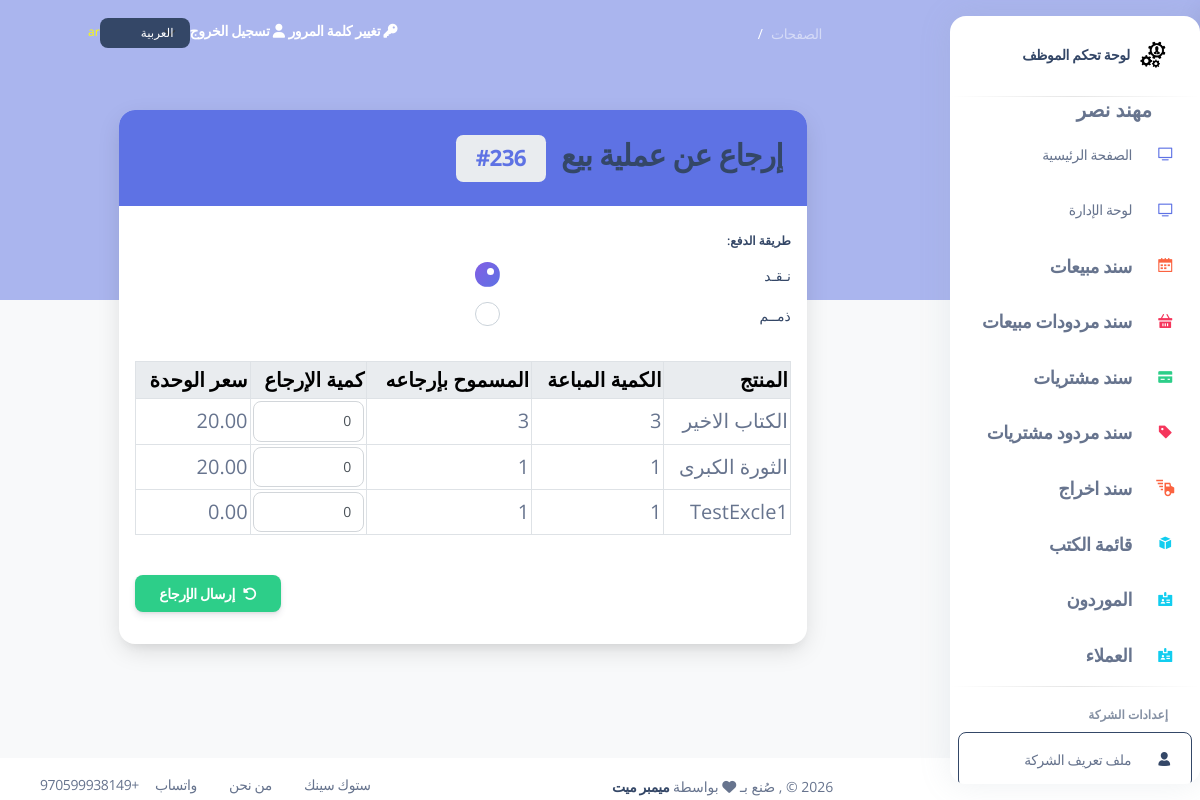
The page /sales/236/return/ (signed in) on the database its author committed.
### my_app/models.py (models this page shows, shortened)
class Employee(models.Model):
    first_name = models.CharField(max_length=255)
    last_name = models.CharField(max_length=255)
    email = models.EmailField(max_length=255)
    DOB = models.DateField()
    password = models.CharField(max_length=255)
    confirm_password = models.CharField(max_length=255)
    is_active = models.BooleanField(default=False)
    created_at = models.DateTimeField(auto_now_add=True)
    updated_at = models.DateTimeField(auto_now=True)
    objects = EmployeeManager()

class Sale_order(models.Model):
    employee = models.ForeignKey(Employee , related_name="sale_orders", on_delete=models.CASCADE) # RESTRICT  deleted >>  dont delete the item or ( default="Default", on_delete=models.SET_DEFAULT)
    customer = models.ForeignKey('Customer', related_name='sales', on_delete=models.CASCADE, null=True, blank=True)
    currency = models.ForeignKey('Currency', on_delete=models.SET_NULL, null=True, blank=True, related_name='sales')
    total_amount = models.DecimalField(max_digits=10, decimal_places=2, default=0.00) #means the total amount of the order
    exchange_rate_to_base = models.DecimalField(max_digits=10, decimal_places=6, default=1.0)  # Exchange rate to base currency
    total_amount_base = models.DecimalField(max_digits=10, decimal_places=2, default=0.00)  # Total amount in base currency
    invoice_pay_method = models.CharField(max_length=10, choices=pay_choices, default='cash')  # Added field
    grand_total = models.DecimalField(max_digits=10, decimal_places=2, default=0.00)
    created_at = models.DateTimeField(auto_now_add=True)
    updated_at = models.DateTimeField(auto_now=True)
    objects = Sale_orderManager()

class Sale_item(models.Model):
    sale_order = models.ForeignKey(Sale_order, related_name="sale_items", on_delete=models.CASCADE)
    product = models.ForeignKey(Product, related_name="sale_items", on_delete=models.CASCADE)
    quantity = models.IntegerField()
    unit_price = models.DecimalField(max_digits=10, decimal_places=2, default=0.00) # equal sale_price in Product table
    total_price = models.DecimalField(max_digits=10, decimal_places=2, default=0.00) # equal sale_price * quantity
    currency = models.ForeignKey('Currency', on_delete=models.SET_NULL, null=True, blank=True, related_name='sale_items')
    exchange_rate_to_base = models.DecimalField(max_digits=10, decimal_places=6, default=1.0)  # Exchange rate to base currency
    total_price_base = models.DecimalField(max_digits=10, decimal_places=2, default=0.00)  # Total price in base currency
    created_at = models.DateTimeField(auto_now_add=True)
    updated_at = models.DateTimeField(auto_now=True)

class Product(models.Model):
    product_name = models.CharField(max_length=255)
    quantity = models.IntegerField(default=0)
    purchasing_price = models.DecimalField(max_digits=6, decimal_places=2)
    sale_price = models.DecimalField(max_digits=6, decimal_places=2, null=True, blank=True)
    category = models.CharField(max_length=100, blank=True, null=True)
    expiry_date = models.DateField(blank=True, null=True)
    isbn = models.CharField(max_length=32, unique=True , null=True, blank=True)
    production_date = models.DateField(blank=True, null=True)
    author = models.CharField(max_length=255, blank=True, null=True)
    publisher = models.CharField(max_length=255, blank=True, null=True)#publisher
    supplier = models.CharField(max_length=255, blank=True, null=True)
    employee = models.ForeignKey(Employee, related_name="products", on_delete=models.CASCADE, null=True, blank=True)
    created_at = models.DateTimeField(auto_now_add=True)
    updated_at = models.DateTimeField(auto_now=True)
    objects = ProductManager()

### my_app/views.py (the view, shortened to what this page needs)
# urls.py: path('sales/<int:sale_order_id>/return/', views.sale_return_create_view, name='sale_return_create'),#sale return
def sale_return_create_view(request, sale_order_id):
    if 'employee_id' not in request.session:
        messages.error(request, _('Please sign in to create a return.'))
        return redirect('/')
    try:
        sale_order = models.Sale_order.objects.get(id=sale_order_id)
    except models.Sale_order.DoesNotExist:
        messages.error(request, _('Sale order not found.'))
        return redirect('/sales')
    items = []
    for si in sale_order.sale_items.all():
        returned_qty = models.SaleReturnItem.objects.filter(original_item=si).aggregate(total=Sum('quantity'))['total'] or 0
        allowed = max(0, si.quantity - int(returned_qty))
        items.append({
            'sale_item': si,
            'product': si.product,
            'sold_quantity': si.quantity,
            'unit_price': si.unit_price,
            'allowed_return_quantity': allowed,
        })
    context = {
        'sale_order': sale_order,
        'items': items,
        'employee': models.get_employee_by_id(request.session['employee_id']) if 'employee_id' in request.session else None,
    }
    return render(request, 'sales/sale_return_form.html', context)

### my_app/models.py (called while the page is built)
def get_employee_by_id(id):
    return Employee.objects.get(id=id)

### my_app/templates/sales/sale_return_form.html (shortened to what this page needs)
{% extends 'layouts/base.html' %}
{% load i18n %}
{% block content %}
<div class="container py-4">
  <div class="row justify-content-center">
    <div class="col-lg-10">
      <div class="card shadow-lg border-0">
        <div class="card-header bg-primary text-white d-flex align-items-center justify-content-between">
          <h3 class="mb-0">{% trans "Return for Sale" %} <span class="badge bg-light text-primary ms-2">#{{ sale_order.id }}</span></h3>
        </div>
        <div class="card-body">
          <form method="post" class="needs-validation" novalidate>
            <div class="row mb-4">
              <div class="col-md-6">
                <label class="form-label fw-bold">{% trans "Payment Method" %}</label>
                <div class="form-check">
                  <input class="form-check-input" type="radio" id="cash" name="invoice_pay_method" value="cash" checked>
                  <label class="form-check-label" for="cash">{% trans "Cash" %}</label>
                </div>
                <div class="form-check">
                  <input class="form-check-input" type="radio" id="debts" name="invoice_pay_method" value="debts">
                  <label class="form-check-label" for="debts">{% trans "Debts" %}</label>
                </div>
              </div>
            </div>
            <div class="table-responsive mb-4">
              <table class="table table-bordered table-hover align-middle">
                <thead class="table-light">
                  <tr>
                    <th scope="col">{% trans "Product" %}</th>
                    <th scope="col">{% trans "Sold Quantity" %}</th>
                    <th scope="col">{% trans "Allowed to Return" %}</th>
                    <th scope="col">{% trans "Return Quantity" %}</th>
                    <th scope="col">{% trans "Unit Price" %}</th>
                  </tr>
                </thead>
                <tbody>
                  {% for row in items %}
                  <tr>
                    <td>{{ row.product.product_name }}</td>
                    <td>{{ row.sold_quantity }}</td>
                    <td>{{ row.allowed_return_quantity }}</td>
                    <td>
                      <input type="number" name="return_qty_{{ row.sale_item.id }}" min="0" max="{{ row.allowed_return_quantity }}" value="0" class="form-control" />
                    </td>
                    <td>{{ row.unit_price }}</td>
                  </tr>
                  {% endfor %}
                </tbody>
              </table>
            </div>
            <div class="d-flex justify-content-end">
              <button type="submit" class="btn btn-success px-4 py-2 fw-bold">
                <i class="fas fa-undo-alt me-2"></i>{% trans "Submit Return" %}
              </button>
            </div>
          </form>
        </div>
      </div>
    </div>
  </div>
</div>
{% endblock %}

### my_app/templates/includes/aside.html (shortened to what this page needs)
{% load static %}
{% load i18n %}
<aside class="sidenav bg-white navbar navbar-vertical navbar-expand-xs border-0 border-radius-xl my-3 {% if LANGUAGE_CODE == 'ar' %}fixed-end me-4{% else %}fixed-start ms-4{% endif %}" id="sidenav-main">
    <div class="sidenav-header">
        <a class="navbar-brand m-0" target="_blank">
        <img src="{% static 'img/logo.PNG' %}" class="navbar-brand-img h-100" alt="main_logo">
    <span class="ms-1 font-weight-bold">{% trans "Employee Dashboard" %}</span>
        </a>
        <hr class="horizontal dark mt-0">
    </div>
            <span class="nav-link-text ms-5">
                <b class="message_success" >{{employee.first_name}} {{employee.last_name}}</b>
            </span>
                <div id="sidenav-scrollbar">
        <ul class="navbar-nav" style="padding-right: 0">
        <li class="nav-item {% if request.path == '/index'   %} bg-gradient-success {% endif %}">
            <a class="nav-link " href="/index">
            <div class="icon icon-shape icon-sm border-radius-md text-center me-2 d-flex align-items-center justify-content-center">
                <i class="ni ni-tv-2 text-primary text-sm opacity-10"></i>
            </div>
            <span class="nav-link-text ms-1">{% trans "Main Page" %}</span>
            </a>
        </li>
        <li class="nav-item {% if request.path == '/index_dashboard'   %} bg-gradient-success {% endif %}">
            <a class="nav-link " href="/index_dashboard">
            <div class="icon icon-shape icon-sm border-radius-md text-center me-2 d-flex align-items-center justify-content-center">
                <i class="ni ni-tv-2 text-primary text-sm opacity-10"></i>
            </div>
            <span class="nav-link-text ms-1">{% trans "Dashboard Manage" %}</span>
            </a>
        </li>
        <li class="nav-item {% if request.path == '/sales' or 'view_sale_order' in request.path %} bg-gradient-success {% endif %}">
            <a class="nav-link " href="/sales">
            <div class="icon icon-shape icon-sm border-radius-md text-center me-2 d-flex align-items-center justify-content-center">
                <i class="ni ni-calendar-grid-58 text-warning text-sm opacity-10"></i>
            </div>
            <span class="nav-link-text ms-1" style="font-size:18px !important;"> <strong>{% trans "Sales Orders" %}</strong></span>
            </a>
        </li>
                <li class="nav-item {% if request.path == '/return_sales' or 'view_return_sale' in request.path  %} bg-gradient-success {% endif %}">
            <a class="nav-link " href="/return_sales">
            <div class="icon icon-shape icon-sm border-radius-md text-center me-2 d-flex align-items-center justify-content-center">
                <i class="ni ni-basket text-danger text-sm opacity-10"></i>
            </div>
            <span class="nav-link-text ms-1" style="font-size:18px !important;"><strong>{% trans "Return Sales" %}</strong></span>
            </a>
        </li>
        <li class="nav-item {% if request.path == '/purchases' or 'view_purchase_invoice' in request.path  %} bg-gradient-success {% endif %}">
            <a class="nav-link " href="/purchases">
            <div class="icon icon-shape icon-sm border-radius-md text-center me-2 d-flex align-items-center justify-content-center">
                <i class="ni ni-credit-card text-success text-sm opacity-10"></i>
            </div>
            <span class="nav-link-text ms-1" style="font-size:18px !important;"><strong>{% trans "Purchase Invoices" %}</strong></span>
            </a>
        </li>
        <li class="nav-item {% if request.path == '/return_purchases' or 'view_return_invoice' in request.path  %} bg-gradient-success {% endif %}">
            <a class="nav-link " href="/return_purchases">
            <div class="icon icon-shape icon-sm border-radius-md text-center me-2 d-flex align-items-center justify-content-center">
                <i class="ni ni-tag text-danger text-sm opacity-10"></i>
            </div>
            <span class="nav-link-text ms-1" style="font-size:18px !important;"><strong>{% trans "Return Purchases" %}</strong></span>
            </a>
        </li>
        <li class="nav-item {% if request.path == '/stock_out_voucher' or 'view_stock_out' in request.path %} bg-gradient-success {% endif %}">
            <a class="nav-link" href="/stock_out_voucher">
            <div class="icon icon-shape icon-sm border-radius-md text-center me-2 d-flex align-items-center justify-content-center">
                <i class="ni ni-delivery-fast text-warning text-lg opacity-10"></i>
            </div>
            <span class="nav-link-text ms-1" style="font-size:18px !important;"><strong>{% trans "Stock Out Voucher" %}</strong></span>
            </a>
        </li>
        <li class="nav-item {% if request.path == '/products/' or 'products' in request.path %} bg-gradient-success {% endif %}">
            <a class="nav-link " href="/products">
            <div class="icon icon-shape icon-sm border-radius-md text-center me-2 d-flex align-items-center justify-content-center">
                <i class="ni ni-app text-info text-sm opacity-10"></i>
            </div>
            <span class="nav-link-text ms-1" style="font-size:18px !important;"> <strong>{% trans "Product List" %}</strong></span>
            </a>
        </li>
        <li class="nav-item {% if request.path == '/suppliers' %} bg-gradient-success {% endif %}">
            <a class="nav-link " href="/suppliers">
            <div class="icon icon-shape icon-sm border-radius-md text-center me-2 d-flex align-items-center justify-content-center">
                <i class="ni ni-badge text-info text-sm opacity-10"></i>
            </div>
            <span class="nav-link-text ms-1" style="font-size:18px !important;"> <strong>{% trans "Suppliers" %}</strong></span>
            </a>
        </li>
        <li class="nav-item {% if request.path == '/customers' %} bg-gradient-success {% endif %}">
            <a class="nav-link " href="/customers">
            <div class="icon icon-shape icon-sm border-radius-md text-center me-2 d-flex align-items-center justify-content-center">
                <i class="ni ni-badge text-info text-sm opacity-10"></i>
            </div>
            <span class="nav-link-text ms-1" style="font-size:18px !important;"> <strong>{% trans "Customers" %}</strong></span>
            </a>
        </li>
        <hr class="horizontal dark my-1">
         <li class="nav-item mt-3">
            <h6 class="ps-4 ms-2 text-uppercase text-xs font-weight-bolder opacity-6">{% trans "Company Settings" %}</h6>
        </li>
        <li class="nav-item">
            <a class="nav-link btn btn-outline-dark {% if request.path == '/company_profile'   %} active me-2 {% endif %} " href="/company_profile">
            <div class="icon icon-shape icon-sm border-radius-md text-center me-2 d-flex align-items-center justify-content-center">
                <i class="ni ni-single-02 text-dark text-sm opacity-10"></i>
            </div>
            <span class="nav-link-text ms-1">{% trans "Company Profile" %}</span>
            </a>
        </li>
            </ul>
            </div>
</aside>

### static/css/nucleo-svg.css (style rules this page uses)
.icon { display: inline-block; color: #111111; height: 1em; width: 1em; }
.icon-sm { height: 0.8em; width: 0.8em; }
.icon { fill: currentColor; stroke: none; }

### my_app/templates/layouts/base.html (style rules this page uses)
.sidenav { left: auto !important; right: 0; }
.navbar-vertical .navbar-nav .nav-link .icon { padding-right: 0; margin-left: 0.0rem; margin-right: 0; }
.ms-1 { margin-right: 0.25rem !important; margin-left: 0 !important; }
.ms-2 { margin-right: 0.5rem !important; margin-left: 0 !important; }
.ms-5 { margin-right: 3rem !important; margin-left: 0 !important; }
.me-2 { margin-left: 0.5rem !important; margin-right: 0 !important; }
.me-4 { margin-left: 1.5rem !important; margin-right: 0 !important; }
.ps-4 { padding-right: 1.5rem !important; padding-left: 0 !important; }
body { text-align: right; direction: rtl; }

### rows shown on the page
Employee: first_name "مهند", last_name "نصر"
Sale_order: id "236"
Sale_item: product.product_name "الكتاب الاخير", sold_quantity "3", allowed_return_quantity "3", unit_price "20.00"
Sale_item: product.product_name "الثورة الكبرى", sold_quantity "1", allowed_return_quantity "1", unit_price "20.00"
Sale_item: product.product_name "TestExcle1", sold_quantity "1", allowed_return_quantity "1", unit_price "0.00"

### other values the page prints
{{ LANGUAGE_CODE }} "ar"
